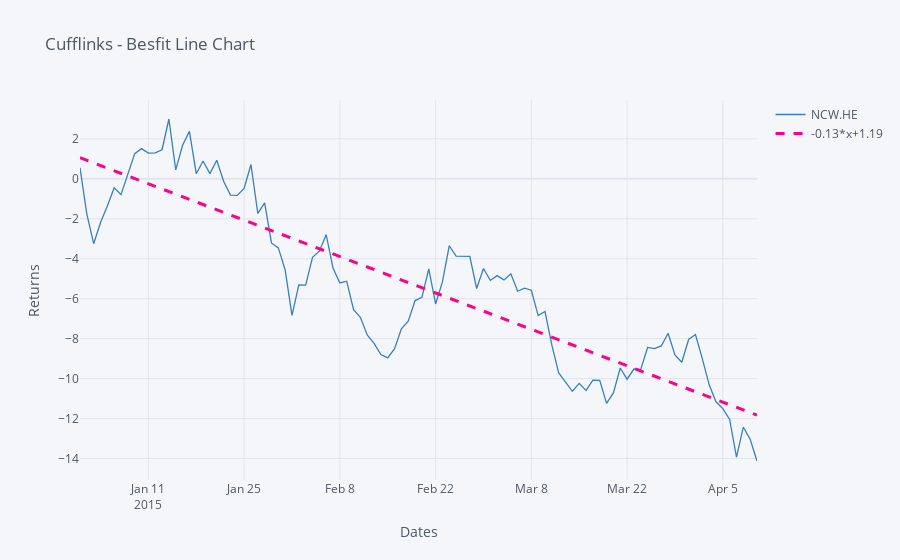

Notebook code cell kept with this figure:
### Code cell
cf.datagen.lines(1).iplot(kind='scatter',xTitle='Dates',yTitle='Returns',title='Cufflinks - Besfit Line Chart',
                         filename='Cufflinks - Bestfit Line Chart',bestfit=True,colors=['blue'],
                         bestfit_colors=['pink'])
